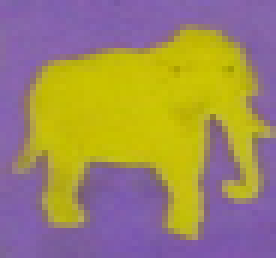
#> input picture PA2-testimages/template_elephant.png, 46 x 43 px (shown 6 times larger)
$ jupyter execute --allow-errors find_elephant_animals.ipynb   (older library calls are emulated)
#> lines starting #> are read from the running program, lines starting #| are printed output that depends on the picture; after the words box and inside, x2 and y2 are one past the last pixel; in counts of white or black regions, pixels touching at a corner belong together
[cell 1]
import numpy as np
import pandas as pd
import math
from matplotlib import pyplot as plt
import cv2
import csv
from numpy import genfromtxt
import mpmath
import sys
np.set_printoptions(threshold=sys.maxsize)

[cell 2]
# Read the test image

img = cv2.imread('PA2-testimages/template_elephant.png',0)
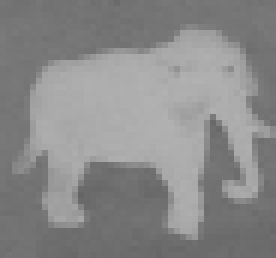
#> img: shape (43, 46) (shown 6 times larger); min 101, max 177, mean 137.4
plt.imshow(img, cmap = 'gray')
plt.xticks([]), plt.yticks([])
plt.show()

[cell 3]
# Do median filter for the test image

median_img = cv2.medianBlur(img , 3)
plt.imshow(median_img, cmap = 'gray')
plt.xticks([]), plt.yticks([])
plt.show()

[cell 4]
# Canny edge operation, edge detection and edge thinning
# For template bear, TL = 30 and TH = 50

CannyEdge_img = cv2.Canny(median_img , 30 , 50)
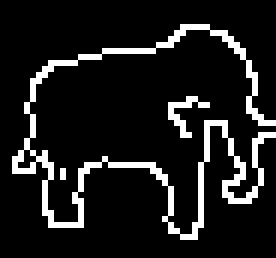
#> CannyEdge_img: shape (43, 46) (shown 6 times larger); 11.2% white in thin lines or dots, all inside (x1, y1, x2, y2) = (2, 4, 46, 40)
plt.imshow(CannyEdge_img, cmap = 'gray')
plt.show()

[cell 5]
# Find the reference point of the template image
# We use the center of the image

refer_pointx = CannyEdge_img.shape[1] / 2
#> refer_pointx = 23
refer_pointy = CannyEdge_img.shape[0] / 2
#> refer_pointy = 21.5

print(refer_pointx , refer_pointy)
#| 23.0 21.5

[cell 6]
# calculate distance between reference point
def R_dist(xc, yc, x, y):
    return np.sqrt( (xc - x) ** 2 + (yc - y) ** 2 )

# calculate alpha between reference point
def R_alpha(xc, yc, x, y):
    alpha = 0;
    x_check = x - xc;
    y_check = y - yc;

    if (x_check >= 0) and (y_check < 0):
        alpha = np.arctan2(abs(y_check), abs(x_check)) * 180 / np.pi
    elif (x_check < 0) and (y_check < 0):
        alpha = 180 - np.arctan2(abs(y_check), abs(x_check)) * 180 / np.pi
    elif (x_check < 0) and (y_check >= 0):
        alpha = 180 + np.arctan2(abs(y_check), abs(x_check)) * 180 / np.pi
    else: # (x_check > 0) and (y_check > 0):
        alpha = 360 - np.arctan2(abs(y_check), abs(x_check) ) * 180 / np.pi

    return alpha
#     return np.floor(alpha) if alpha >= 0 else np.floor(alpha + 360)

def gradient_information(img):
    # Get gradient information
    sobelx = cv2.Sobel(img,cv2.CV_64F,1,0,ksize=5)
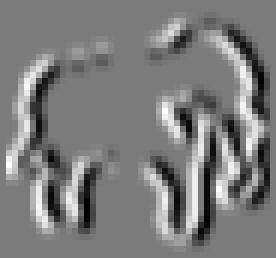
#> sobelx: shape (43, 46) float64 (shown 6 times larger); min -8925, max 9435, mean 37.1; drawn with min black and max white
    sobely = cv2.Sobel(img,cv2.CV_64F,0,1,ksize=5)
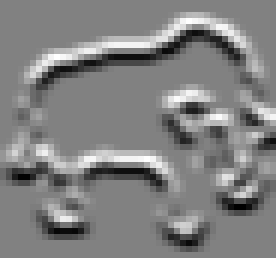
#> sobely: shape (43, 46) float64 (shown 6 times larger); min -9180, max 8925, mean 0; drawn with min black and max white
    magnitude = np.sqrt(sobelx ** 2 + sobely ** 2)
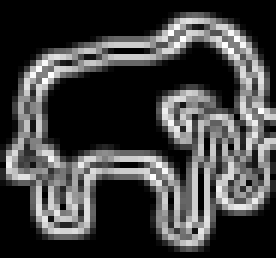
#> magnitude: shape (43, 46) float64 (shown 6 times larger); min 0, max 10103.9, mean 2537.1; drawn with min black and max white
    angle = np.arctan2(sobely, sobelx) * 180 / np.pi
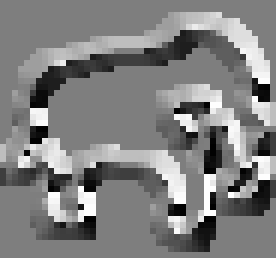
#> angle: shape (43, 46) float64 (shown 6 times larger); min -178.4, max 180, mean 2.2; drawn with min black and max white

    # Convert negative angle to positive angle
    for i in range(angle.shape[0]):
        for j in range(angle.shape[1]):
            angle[i][j] = angle[i][j] if angle[i][j] >= 0 else angle[i][j] + 360
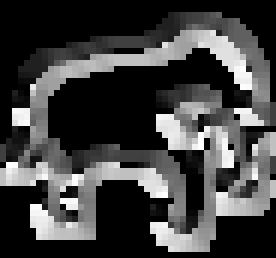
#> angle: shape (43, 46) float64 (shown 6 times larger); min 0, max 358.5, mean 91.7; drawn with min black and max white
    # angle[angle < 0] += 360

    return magnitude, angle

[cell 7]
# Build R table

# Get the gradient information
magnitude, angle = gradient_information(CannyEdge_img)

# find edge point
edge_map = []
for i in range(CannyEdge_img.shape[0]):
    for j in range(CannyEdge_img.shape[1]):
        if (CannyEdge_img[i][j] != 0):
            edge_map.append((i,j))

R_table = {}

for i in range(3600):
    temp_list = []
    for j in range(len(edge_map)):
        R_table.setdefault(i , [])

for i in range(len(edge_map)):
    x = edge_map[i][1]
    y = edge_map[i][0]

    gradient_direct = np.round(angle[y][x] , decimals = 1) * 10
    r = R_dist(refer_pointx , refer_pointy, x , y)
    alpha = R_alpha(refer_pointx , refer_pointy, x , y)
    R_table[gradient_direct].append((r,alpha))
#> this loop made 221 passes
#> gradient_direct on passes 1 to 3: 744, 1225, 1534

R_table
